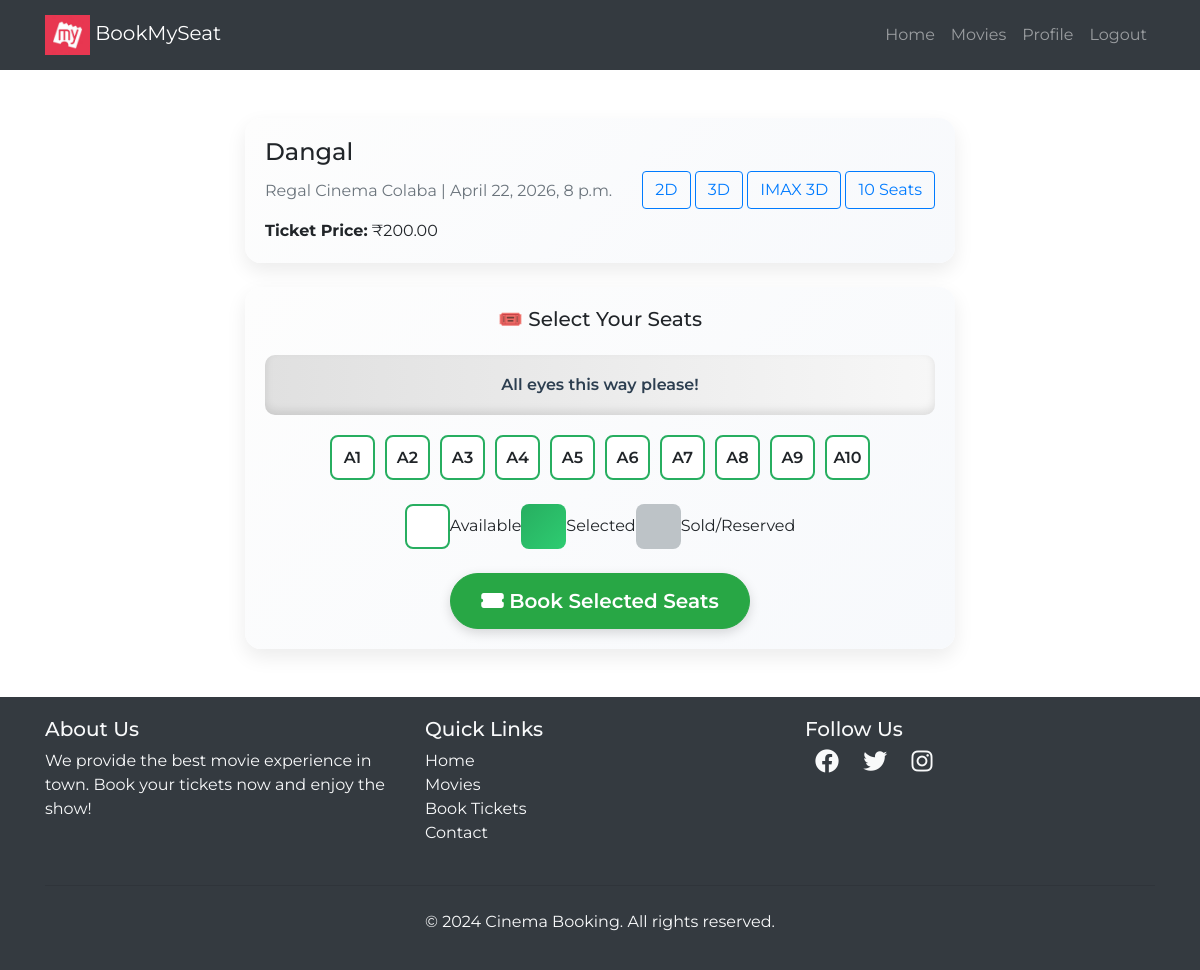
The page /movies/theater/5/seats/book/ (signed in) on the database its author committed.
### movies/models.py (models this page shows, shortened)
class Theater(models.Model):
    name = models.CharField(max_length=255)
    movie = models.ForeignKey(Movie, on_delete=models.CASCADE, related_name='theaters')
    time = models.DateTimeField()
    ticket_price = models.DecimalField(max_digits=6, decimal_places=2, default=200.00)

class Movie(models.Model):
    name = models.CharField(max_length=255)
    genre = models.CharField(max_length=100, default="Unknown")
    language = models.CharField(max_length=100, default="Unknown")
    trailer_url = models.URLField(blank=True, null=True)
    image = models.ImageField(upload_to="movies/")
    rating = models.DecimalField(max_digits=3, decimal_places=1)
    cast = models.TextField()
    description = models.TextField(blank=True, null=True)

class Seat(models.Model):
    theater = models.ForeignKey(Theater, on_delete=models.CASCADE, related_name='seats')
    seat_number = models.CharField(max_length=10)
    is_booked = models.BooleanField(default=False)
    reserved_until = models.DateTimeField(null=True, blank=True)  # ✅ NEW
    def is_reserved(self):
        return self.reserved_until and self.reserved_until > timezone.now()

### movies/views.py (the view, shortened to what this page needs)
# urls.py: path('theater/<int:theater_id>/seats/book/', views.book_seats, name='book_seats'),
@login_required(login_url='/login/')
def book_seats(request, theater_id):
    theater = get_object_or_404(Theater, id=theater_id)
    seats = Seat.objects.filter(theater=theater)
    return render(request, 'movies/seat_selection.html', {
        'theater': theater,
        'seats': seats
    })

### templates/movies/seat_selection.html (shortened to what this page needs)
{% extends "users/basic.html" %}
{% block content %}
<div class="container mt-5">
  <div class="row">
    <div class="col-lg-8 mx-auto">
      <div class="card premium-card mb-4">
        <div class="card-body">
          <div class="d-flex justify-content-between align-items-center flex-wrap">
            <div>
              <h4 class="card-title fw-bold">{{ theater.movie.name }}</h4>
              <p class="card-text text-muted">
                {{ theater.name }} | {{ theater.time }}
              </p>
              <p class="card-text"><strong>Ticket Price:</strong> ₹{{ theater.ticket_price }}</p>
            </div>
            <div class="mt-2 mt-sm-0">
              <button class="btn btn-outline-primary me-2 mb-2 mb-sm-0 rounded-pill">2D</button>
              <button class="btn btn-outline-primary me-2 mb-2 mb-sm-0 rounded-pill">3D</button>
              <button class="btn btn-outline-primary mb-2 mb-sm-0 rounded-pill">IMAX 3D</button>
              <button class="btn btn-outline-primary mb-2 mb-sm-0 rounded-pill">
                {{ seats|length }} Seats
              </button>
            </div>
          </div>
        </div>
      </div>
      <div class="card premium-card">
        <div class="card-body">
          <h5 class="card-title text-center mb-4 fw-bold">🎟️ Select Your Seats</h5>
          <div class="screen">All eyes this way please!</div>
          <form method="POST">
            <div class="seat-grid mb-4">
              {% for seat in seats %}
              <div class="seat {% if seat.is_booked or seat.is_reserved %}sold{% endif %}" data-seat-id="{{ seat.id }}">
                {% if not seat.is_booked and not seat.is_reserved %}
                  <label for="seat-{{ seat.id }}" class="w-100 h-100 d-flex align-items-center justify-content-center">
                    {{ seat.seat_number }}
                  </label>
                {% else %}
                  {{ seat.seat_number }}
                {% endif %}
              </div>
              {% endfor %}
            </div>
            <div class="d-flex justify-content-center mb-4">
              <div class="d-flex align-items-center me-4">
                <div class="seat"></div>
                <span class="ms-2">Available</span>
              </div>
              <div class="d-flex align-items-center me-4">
                <div class="seat selected"></div>
                <span class="ms-2">Selected</span>
              </div>
              <div class="d-flex align-items-center">
                <div class="seat sold"></div>
                <span class="ms-2">Sold/Reserved</span>
              </div>
            </div>
            <div class="text-center">
              <button type="submit" class="btn btn-success btn-lg btn-premium">
                <i class="fas fa-ticket-alt me-2"></i> Book Selected Seats
              </button>
            </div>
          </form>
        </div>
      </div>
    </div>
  </div>
</div>
<link rel="stylesheet" href="https://cdnjs.cloudflare.com/ajax/libs/font-awesome/6.0.0-beta3/css/all.min.css">
{% endblock %}

### templates/users/basic.html (style rules this page uses)
body { font-family: Arial, sans-serif; }

### templates/movies/seat_selection.html (style rules this page uses)
body { font-family: 'Montserrat', sans-serif; }
.premium-card { background: linear-gradient(135deg,#fdfdfd,#f7f9fc); border: none; border-radius: 16px; box-shadow: 0 8px 20px rgba(0,0,0,0.08); }
.seat-grid { display: grid; grid-template-columns: repeat(10, 45px); gap: 10px; justify-content: center; margin-top: 20px; }
.seat { width: 45px; height: 45px; border: 2px solid #27ae60; text-align: center; line-height: 45px; cursor: pointer; border-radius: 8px; font-weight: 600; transition: all 0.3s ease; background: #ffffff; }
.seat.selected { background: linear-gradient(135deg,#27ae60,#2ecc71); color: #fff; border: none; }
.seat.sold { background: #bdc3c7; color: #fff; cursor: not-allowed; border: none; }
.screen { margin: 20px auto; background: linear-gradient(90deg,#e0e0e0,#f7f7f7); height: 60px; text-align: center; line-height: 60px; color: #2c3e50; font-weight: 600; border-radius: 10px; box-shadow: inset 0 -4px 8px rgba(0,0,0,0.1); }
.btn-premium { border-radius: 30px; padding: 12px 30px; font-weight: 600; box-shadow: 0 4px 12px rgba(0,0,0,0.15); transition: all 0.3s ease; }

### rows shown on the page
Theater: movie.name "Dangal", name "Regal Cinema Colaba", time "April 22, 2026, 8 p.m.", ticket_price "200.00"
Seat: seat_number "A1"
Seat: seat_number "A2"
Seat: seat_number "A3"
Seat: seat_number "A4"
Seat: seat_number "A5"
Seat: seat_number "A6"
Seat: seat_number "A7"
Seat: seat_number "A8"
Seat: seat_number "A9"
Seat: seat_number "A10"

### other values the page prints
{{ seats|length }} "10"
